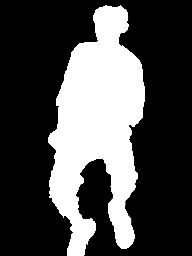
#> input picture 0.jpg, 192 x 256 px
$ python eval.py
#> lines starting #> are read from the running program, lines starting #| are printed output that depends on the picture; long printed decimals are rounded
import cv2
import numpy as np


y_true = cv2.imread('0.jpg')
#> y_true is the input picture: shape (256, 192, 3); mean B, G, R 75.1, 75.1, 75.1
y_pred = cv2.imread('1.jpg')
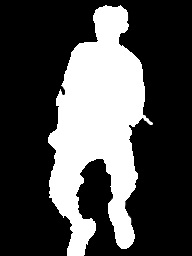
#> input picture 1.jpg, 192 x 256 px
#> y_pred is the input picture: shape (256, 192, 3); min 0, max 255, mean 75.2


def evaluation_TPR(y_true, y_pred):
    '''
    真实图是1中预测图是1的概率
    叫真正类率，也就是白色部分的正确率
    :param y_true:
    :param y_pred:
    :return:
    '''

    # 二值化
    y_true, y_pred = y_true / 255, y_pred / 255
    # 所有真实图1
    all1 = np.sum(y_true)
    # 是11的部分
    temp11 = y_pred * y_true
    TP11 = np.sum(temp11)
    # 是10的部分
    # FN10=all1-TP11
    return TP11 / all1
    pass


def evaluation_FPR(y_true, y_pred):
    '''
    原图是0现在1的概率，也叫假正类率
    原预
    =01/（00+01）
    :param y_true:
    :param y_pred:
    :return:
    '''
    # 图像反转0->1
    y_true, y_pred = 255 - y_true, 255 - y_pred
    # 原图0，预测是0的概率=翻转后TP11
    TP11 = evaluation_TPR(y_true, y_pred)
    return 1 - TP11
    pass


def eval_TPR_mean(y_true, y_pred):
    '''
    传入队列
    :param y_true:
    :param y_pred:
    :return:
    '''
    L = len(y_true)
    assert L == len(y_pred)
    R = 0
    for each_true, each_pred in zip(y_true, y_pred):
        R += evaluation_TPR(each_true, each_pred)
        pass
    return R / L


def eval_FPR_mean(y_true, y_pred):
    L = len(y_true)
    assert L == len(y_pred)
    R = 0
    for each_true, each_pred in zip(y_true, y_pred):
        R += evaluation_FPR(each_true, each_pred)
        pass
    return R / L
    pass


def timeRate(predictTime):
    '''

    :param predictTime: 单位秒
    :return:
    '''
    predictTime /= 1000
    return (1 + (predictTime - 300) / 10000)
    pass


def accuracy(y_true, y_pred):
    '''

    :param TPR: 真正率的均值
    :param FPR:
    :return:
    '''
    TPR,FPR=eval_TPR_mean(y_true,y_pred),eval_FPR_mean(y_true,y_pred)

    R = np.array([TPR, FPR])
    vec = np.array([1, 0])
    temp = np.linalg.norm(R - vec)
    return temp
    pass


def final_score(accuracy, timeRate):
    '''
    最终成绩
    :param accuracy:
    :param tiemRate:
    :return:
    '''
    return timeRate * accuracy


if __name__ == '__main__':
    print(evaluation_TPR(y_true, y_pred))
#> in evaluation_TPR, `all1 = np.sum(y_true)`: all1 = 43427.2
#> in evaluation_TPR, `TP11 = np.sum(temp11)`: TP11 = 43287.3
#| 0.9968
    TPR_mean = eval_TPR_mean([y_true], [y_pred])
#> in eval_TPR_mean, `L = len(y_true)`: L = 1
#> the loop in eval_TPR_mean, `for each_true, each_pred in zip(y_true, y_pred):` made 1 pass
#> (all1 in evaluation_TPR, TP11 in evaluation_TPR, R) on pass 1: (43427.2, 43287.3, 0.997)
#> after the loop in eval_TPR_mean, `for each_true, each_pred in zip(y_true, y_pred):`: R = 0.997
#> TPR_mean = 0.997
    print(TPR_mean)
#| 0.9968
    print(evaluation_FPR(y_true, y_pred))
#> in evaluation_FPR, `y_true, y_pred = 255 - y_true, 255 - y_pred`:
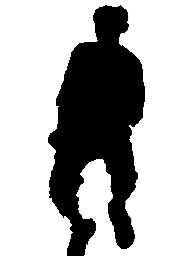
#> y_true: shape (256, 192, 3); mean of channels 0, 1, 2 179.9, 179.9, 179.9; drawn as B, G, R
#> in evaluation_FPR, `TP11 = evaluation_TPR(y_true, y_pred)`: TP11 = 0.998
#| 0.001744
    FPR_mean = eval_FPR_mean([y_true], [y_pred])
#> in eval_FPR_mean, `L = len(y_true)`: L = 1
#> the loop in eval_FPR_mean, `for each_true, each_pred in zip(y_true, y_pred):` made 1 pass
#> R on pass 1: 0.00174
#> after the loop in eval_FPR_mean, `for each_true, each_pred in zip(y_true, y_pred):`: R = 0.00174
#> FPR_mean = 0.00174
    print(FPR_mean)
#| 0.001744
    accuracy = accuracy(TPR_mean, FPR_mean)
#> (the run stopped early here; a loop or call above may not have finished)
